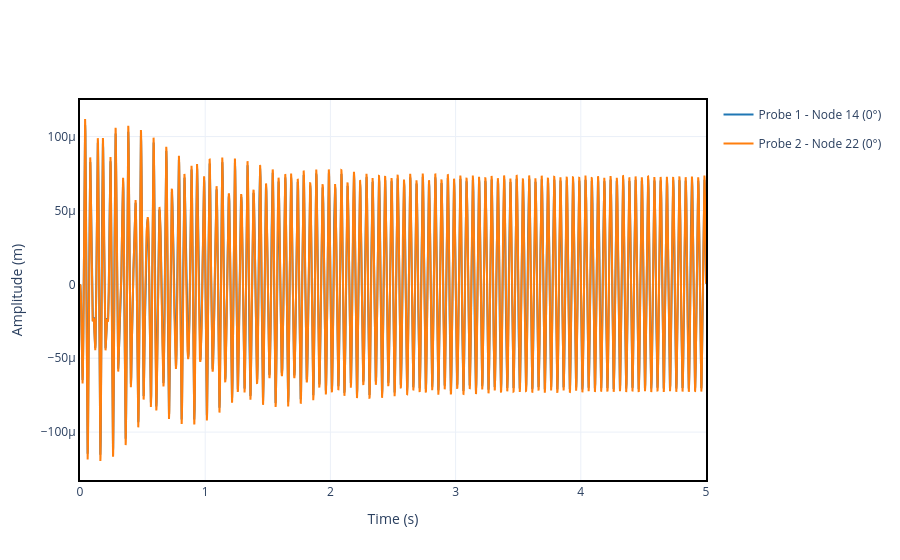

Notebook source saved alongside this figure:
### Code cell
"""Plots the time response for the two given probes."""
results = crack.run_time_response()
results.plot_1d([probe1, probe2]).show()

### Figure 1 — Plotly figure (JSON) as saved in the notebook; plotly's stock layout.template omitted (floating-point values rounded to 4 significant figures; data arrays with more than 128 entries replaced by an {"elided": "..."} marker saying what was removed)
{"data": [{"hovertemplate": "Time (s): %{x:.2f}<br>Amplitude (m): %{y:.2e}", "legendgroup": "Probe 1 - Node 14 (0°)", "mode": "lines", "name": "Probe 1 - Node 14 (0°)", "showlegend": true, "type": "scatter", "x": {"elided": "50001 float values"}, "y": {"elided": "50001 float values"}}, {"hovertemplate": "Time (s): %{x:.2f}<br>Amplitude (m): %{y:.2e}", "legendgroup": "Probe 2 - Node 22 (0°)", "mode": "lines", "name": "Probe 2 - Node 22 (0°)", "showlegend": true, "type": "scatter", "x": {"elided": "50001 float values"}, "y": {"elided": "50001 float values"}}], "layout": {"xaxis": {"title": {"text": "Time (s)"}}, "yaxis": {"title": {"text": "Amplitude (m)"}}}}
